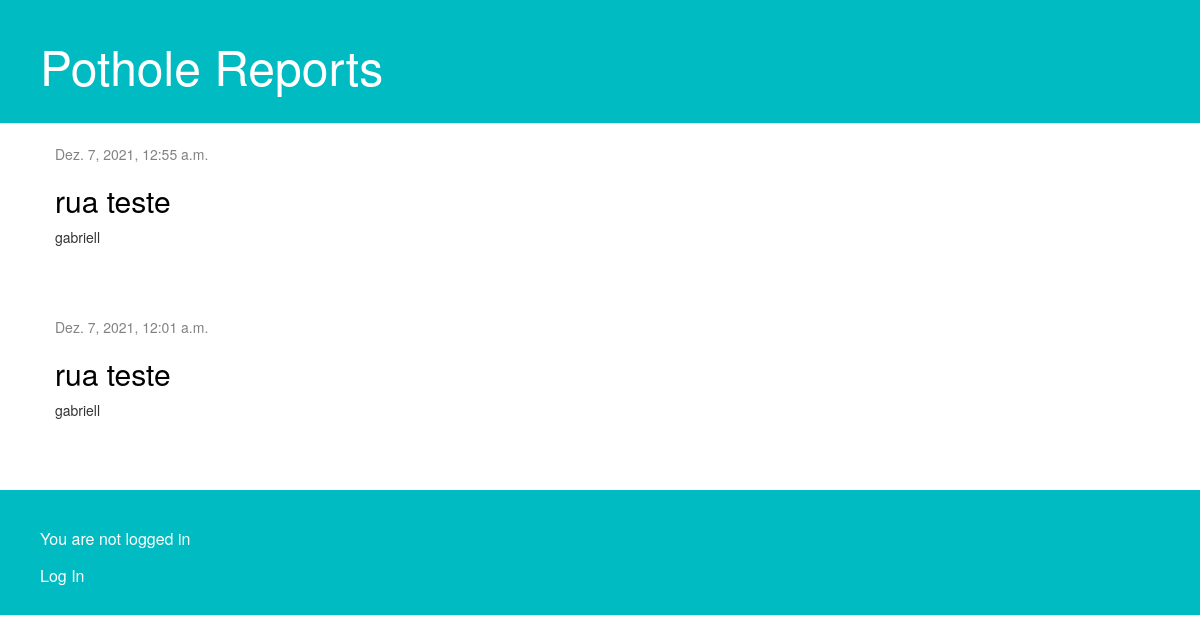
Before: / with the older database file.
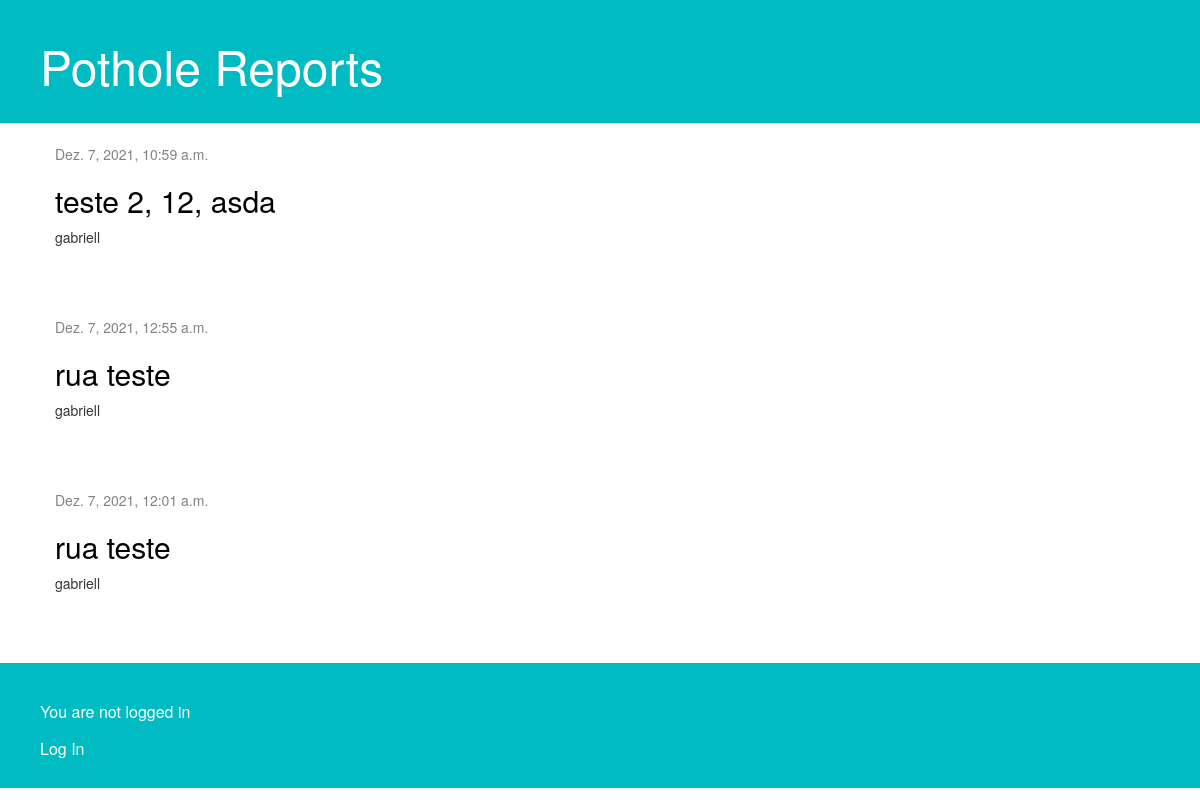
After: the same page with the newer database file.
### report/models.py (models this page shows, shortened)
class Report(models.Model):
    author = models.ForeignKey(settings.AUTH_USER_MODEL, on_delete=models.CASCADE)
    street = models.TextField()
    number = models.IntegerField()
    district = models.TextField()
    address = models.TextField()
    description = models.TextField()
    created_date = models.DateTimeField(default=timezone.now)
    published_date = models.DateTimeField(blank=True, null=True)

### report/views.py (the view)
# urls.py: path('', views.report_list, name='report_list'),
def report_list(request):
    reports = Report.objects.filter(published_date__lte=timezone.now()).order_by('-published_date')
    return render(request, 'report/report_list.html', {'reports': reports})

### report/templates/report/report_list.html
{% extends 'report/base.html' %}
{% block content %}
    {% for report in reports %}
        <div class="report">
            <div class="date">
                {{ report.published_date }}
            </div>
            <h2><a href="{% url 'report_detail' pk=report.pk %}">{{ report.address }}</a></h2>
            <p>{{ report.author }}</p>
        </div>
    {% empty %}
        <div class="report">
            <h2><a>"No reports yet!"</a>></h2>
        </div>
    {% endfor %}
{% endblock %}

Changed rows visible on the page:
added Report: published_date "Dez. 7, 2021, 10:59 a.m.", address "teste 2, 12, asda", author "gabriell"
